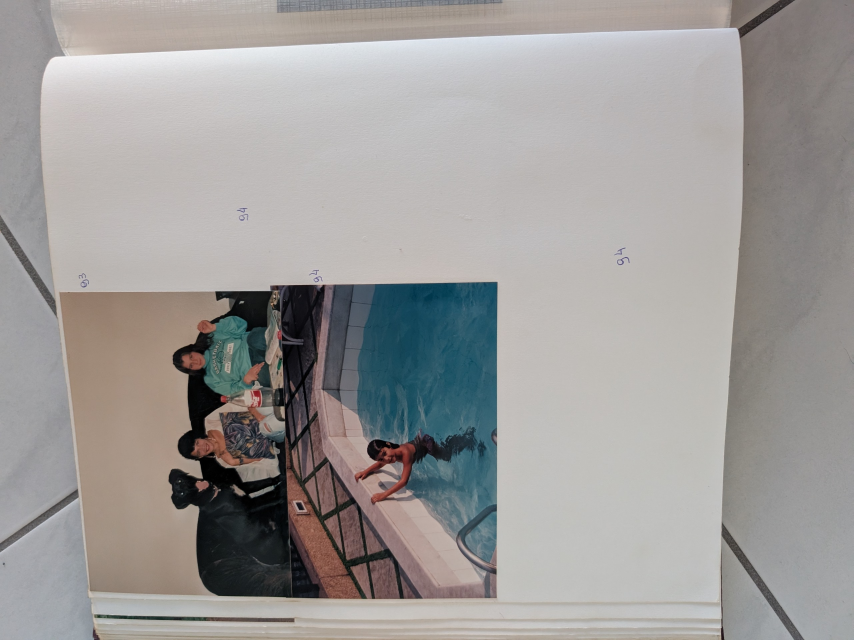
#> input picture data/golden_fixtures/page_03.jpg, 2560 x 1920 px (shown at 1/3 size)
$ python -i orientation.py   (imports and definitions only)
#> lines starting #> are read from the running program, lines starting #| are printed output that depends on the picture
#> further down, picture is the input picture: shape (1920, 2560, 3); mean B, G, R 153.6, 155.3, 157.8
from __future__ import annotations

from functools import lru_cache
from pathlib import Path

import cv2
import numpy as np


_ROTATIONS = (0, 90, 180, 270)


@lru_cache(maxsize=2)
def _cached_orientation_session(model_path: str, modified_ns: int):
    import onnxruntime as ort

    return ort.InferenceSession(model_path, providers=["CPUExecutionProvider"])


@lru_cache(maxsize=4)
def _cached_cascade_classifier(cascade_path: str) -> cv2.CascadeClassifier:
    return cv2.CascadeClassifier(cascade_path)


def rotate_image(image: np.ndarray, angle: int) -> np.ndarray:
    normalized = angle % 360
    if normalized == 0:
        return image
    if normalized == 90:
        return cv2.rotate(image, cv2.ROTATE_90_CLOCKWISE)
    if normalized == 180:
        return cv2.rotate(image, cv2.ROTATE_180)
    if normalized == 270:
        return cv2.rotate(image, cv2.ROTATE_90_COUNTERCLOCKWISE)
    raise ValueError(f"Unsupported right-angle rotation: {angle}")


def _softmax(values: np.ndarray) -> np.ndarray:
    shifted = values.astype(np.float32) - float(np.max(values))
    exp = np.exp(shifted)
    return exp / max(float(np.sum(exp)), 1e-6)


def _onnx_orientation_scores(image: np.ndarray, model_path: Path | None) -> dict[int, float] | None:
    if model_path is None or not model_path.exists():
        return None

    try:
        session = _cached_orientation_session(str(model_path), model_path.stat().st_mtime_ns)
        input_meta = session.get_inputs()[0]
        shape = input_meta.shape
        target_height = int(shape[2] if isinstance(shape[2], int) else 224)
        target_width = int(shape[3] if isinstance(shape[3], int) else 224)
        resized = cv2.resize(image, (target_width, target_height), interpolation=cv2.INTER_AREA)
        tensor = resized[:, :, ::-1].transpose(2, 0, 1).astype(np.float32) / 255.0
        output = np.asarray(session.run(None, {input_meta.name: tensor[np.newaxis, ...]})[0]).reshape(-1)
        if output.size < 4:
            return None
        probabilities = _softmax(output[:4])
        return {angle: float(probabilities[index]) for index, angle in enumerate(_ROTATIONS)}
    except Exception:
        return None


def _cascade_paths() -> list[str]:
    base = getattr(cv2, "data", None)
    if base is None:
        return []
    root = getattr(base, "haarcascades", "")
    return [
        str(Path(root) / "haarcascade_frontalface_default.xml"),
        str(Path(root) / "haarcascade_profileface.xml"),
    ]


def _face_score(image: np.ndarray) -> float:
    height, width = image.shape[:2]
    if height < 48 or width < 48:
        return 0.0

    gray = cv2.cvtColor(image, cv2.COLOR_BGR2GRAY)
    min_size = max(24, min(height, width) // 10)
    score = 0.0
    for cascade_path in _cascade_paths():
        classifier = _cached_cascade_classifier(cascade_path)
        if classifier.empty():
            continue
        faces = classifier.detectMultiScale(
            gray,
            scaleFactor=1.08,
            minNeighbors=5,
            minSize=(min_size, min_size),
        )
        for x, y, w, h in faces:
            area_ratio = (w * h) / max(1, width * height)
            upper_bias = max(0.0, 0.62 - ((y + h / 2) / height))
            score += min(1.0, area_ratio * 18.0) + upper_bias * 0.35
    return float(score)


def _detail_gravity_score(image: np.ndarray) -> float:
    height, width = image.shape[:2]
    if height < 48 or width < 48:
        return 0.0

    scale = min(1.0, 420.0 / max(height, width))
    if scale < 1.0:
        image = cv2.resize(image, (int(width * scale), int(height * scale)), interpolation=cv2.INTER_AREA)
        height, width = image.shape[:2]

    gray = cv2.cvtColor(image, cv2.COLOR_BGR2GRAY)
    gray = cv2.GaussianBlur(gray, (3, 3), 0)
    edges = cv2.Canny(gray, 45, 140).astype(np.float32) / 255.0
    edge_sum = float(edges.sum())
    if edge_sum < max(30.0, width * height * 0.002):
        return 0.0

    y_positions = np.linspace(0.0, 1.0, height, dtype=np.float32)[:, np.newaxis]
    x_positions = np.linspace(-1.0, 1.0, width, dtype=np.float32)[np.newaxis, :]
    top_weight = np.clip(0.72 - y_positions, 0.0, 1.0)
    center_weight = 1.0 - np.clip(np.abs(x_positions), 0.0, 1.0) * 0.35
    bottom_weight = np.clip(y_positions - 0.48, 0.0, 1.0)
    top_detail = float(np.sum(edges * top_weight * center_weight)) / edge_sum
    bottom_detail = float(np.sum(edges * bottom_weight * center_weight)) / edge_sum
    return max(0.0, top_detail - bottom_detail)


def _heuristic_orientation_scores(image: np.ndarray) -> dict[int, dict[str, float]]:
    scores: dict[int, dict[str, float]] = {}
    for angle in _ROTATIONS:
        rotated = rotate_image(image, angle)
        face = _face_score(rotated)
        detail = _detail_gravity_score(rotated)
        scores[angle] = {
            "face": round(face, 4),
            "detail_gravity": round(detail, 4),
            "combined": round(face * 1.8 + detail, 4),
        }
#> this loop made 4 passes
#> (edge_sum in _detail_gravity_score, top_detail in _detail_gravity_score, bottom_detail in _detail_gravity_score, detail) on passes 1 to 4: (5704, 0.106, 0.187, 0), (5689, 0.289, 0.0416, 0.247), (5629, 0.338, 0.0455, 0.292), (5644, 0.118, 0.143, 0)
#> pass 1, in _face_score, `gray = cv2.cvtColor(image, cv2.COLOR_BGR2GRAY)`:
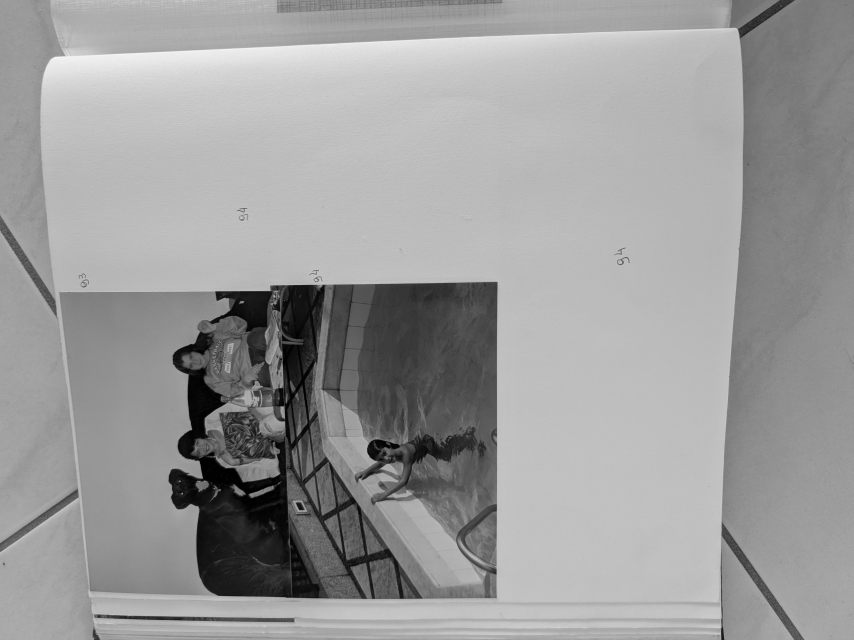
#> gray: shape (1920, 2560) (shown at 1/3 size); min 0, max 254, mean 155.8
#> pass 1, in _detail_gravity_score, `image = cv2.resize(image, (int(width * scale), int(height * scale)), i..`:
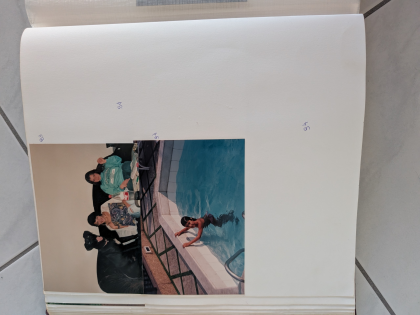
#> image: shape (315, 420, 3); mean of channels 0, 1, 2 153.6, 155.3, 157.8; drawn as B, G, R
#> pass 1, in _detail_gravity_score, `gray = cv2.cvtColor(image, cv2.COLOR_BGR2GRAY)`:
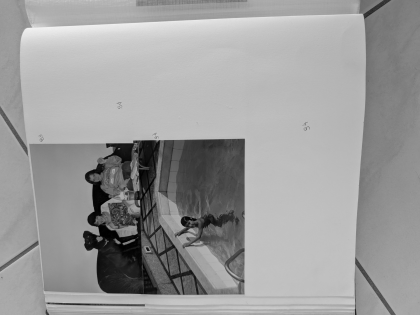
#> gray: shape (315, 420); min 0, max 243, mean 155.8
#> after the loop:
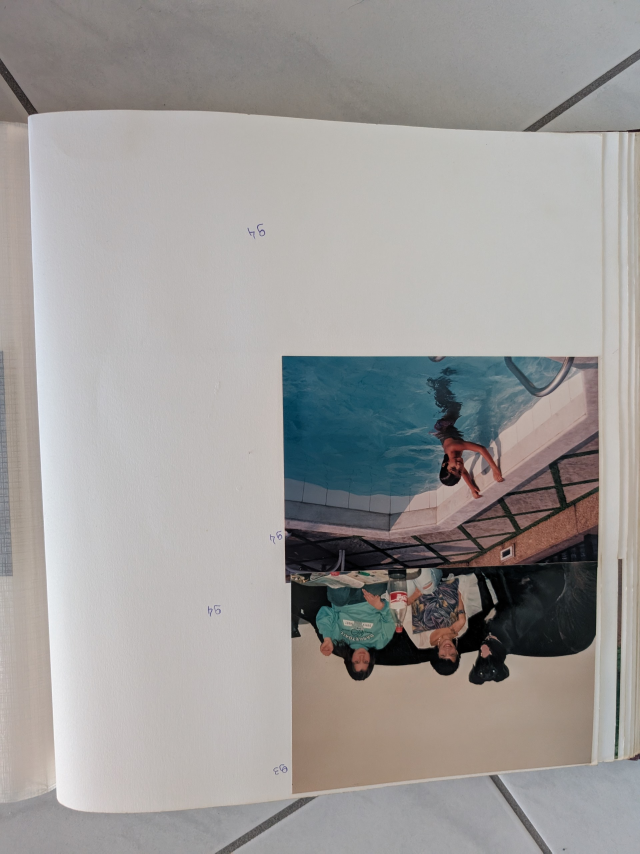
#> rotated: shape (2560, 1920, 3) (shown at 1/3 size); mean B, G, R 153.6, 155.3, 157.8
#> after the loop, scores = 4 items
    return scores


def correct_photo_orientation(
    image: np.ndarray,
    *,
    model_path: Path | None = None,
    min_confidence: float = 0.56,
    min_margin: float = 0.12,
) -> tuple[np.ndarray, dict]:
    model_scores = _onnx_orientation_scores(image, model_path)
    if model_scores is not None:
        ranked = sorted(model_scores.items(), key=lambda item: item[1], reverse=True)
        best_angle, best_score = ranked[0]
        runner_up = ranked[1][1] if len(ranked) > 1 else 0.0
        if best_angle and best_score >= min_confidence and best_score - runner_up >= min_margin:
            return rotate_image(image, best_angle), {
                "rotation_degrees": best_angle,
                "method": "onnx_orientation",
                "confidence": round(best_score, 4),
                "scores": {str(angle): round(score, 4) for angle, score in model_scores.items()},
            }
        return image, {
            "rotation_degrees": 0,
            "method": "onnx_orientation",
            "confidence": round(best_score, 4),
            "reason": "low_confidence_or_margin",
            "scores": {str(angle): round(score, 4) for angle, score in model_scores.items()},
        }

    heuristic_scores = _heuristic_orientation_scores(image)
#> heuristic_scores = 4 items
    ranked = sorted(heuristic_scores.items(), key=lambda item: item[1]["combined"], reverse=True)
#> ranked = 4 items
    best_angle, best_parts = ranked[0]
#> best_angle = 180; best_parts = {'face': 0, 'detail_gravity': 0.292, 'combined': 0.292}
    runner_up = ranked[1][1]["combined"] if len(ranked) > 1 else 0.0
#> runner_up = 0.247
    best_score = best_parts["combined"]
#> best_score = 0.292
    face_present = max(parts["face"] for parts in heuristic_scores.values()) > 0.0
#> face_present = False
    required_margin = 0.04 if face_present else 0.06
#> required_margin = 0.06
    required_score = 0.05 if face_present else 0.12
#> required_score = 0.12
    metadata = {
        "rotation_degrees": 0,
        "method": "heuristic_face_detail",
        "confidence": round(best_score, 4),
        "scores": {str(angle): parts for angle, parts in heuristic_scores.items()},
    }
    if best_angle and best_score >= required_score and best_score - runner_up >= required_margin:
        metadata["rotation_degrees"] = best_angle
        return rotate_image(image, best_angle), metadata
    metadata["reason"] = "low_confidence_or_margin"
    return image, metadata

>>> import cv2
>>> picture = cv2.imread('../../../data/golden_fixtures/page_03.jpg')
>>> result = correct_photo_orientation(picture)

$ run again, on data/golden_fixtures/page_12.jpg
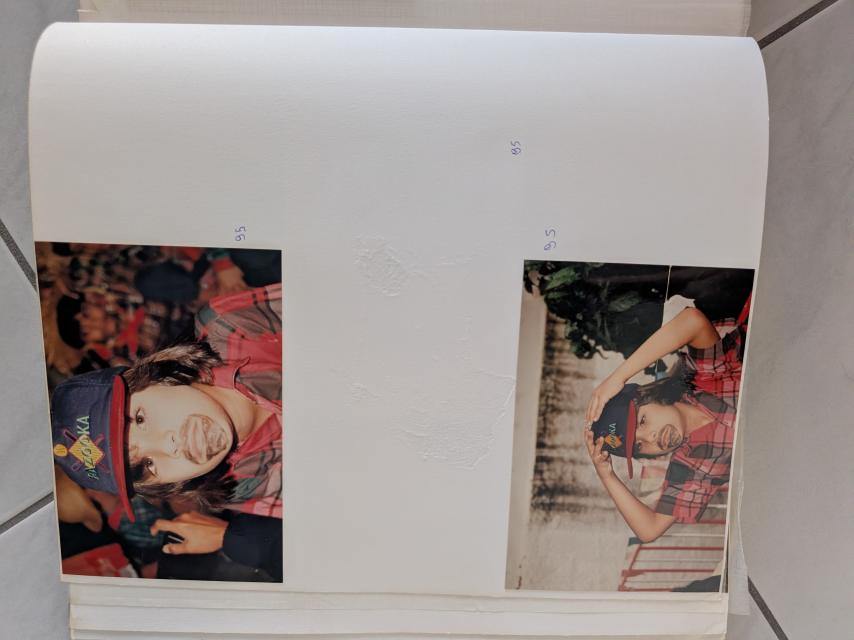
#> input picture data/golden_fixtures/page_12.jpg, 2560 x 1920 px (shown at 1/3 size)
#> picture is the input picture: shape (1920, 2560, 3); mean B, G, R 143.7, 146.9, 157.4
#> the loop in _heuristic_orientation_scores, `for angle in _ROTATIONS:` made 4 passes
#> (face, edge_sum in _detail_gravity_score, top_detail in _detail_gravity_score, bottom_detail in _detail_gravity_score, detail) on passes 1 to 4: (0.534, 8398, 0.118, 0.131, 0), (0.35, 8411, 0.248, 0.115, 0.134), (0.29, 8389, 0.273, 0.0398, 0.233), (0, 8376, 0.202, 0.15, 0.0523)
#> pass 1, in _detail_gravity_score, `gray = cv2.cvtColor(image, cv2.COLOR_BGR2GRAY)`:
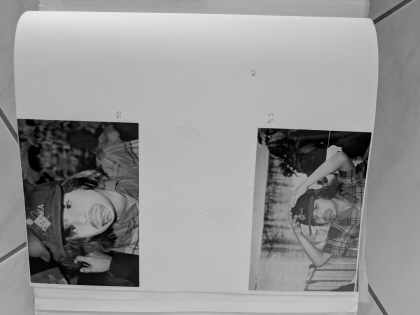
#> gray: shape (315, 420); min 0, max 234, mean 149.7
#> after the loop in _heuristic_orientation_scores, `for angle in _ROTATIONS:`:
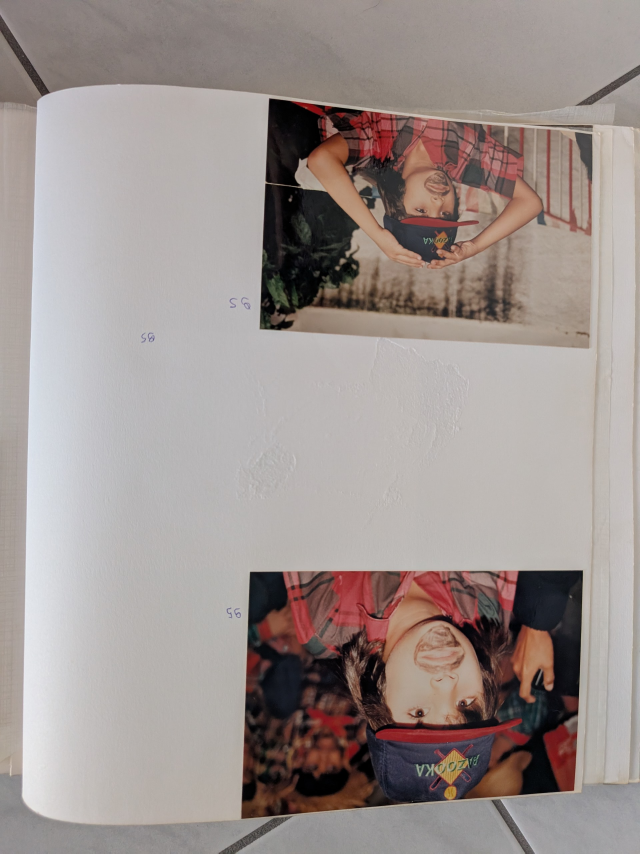
#> rotated: shape (2560, 1920, 3) (shown at 1/3 size); mean B, G, R 143.7, 146.9, 157.4
#> after the loop in _heuristic_orientation_scores, `for angle in _ROTATIONS:`: scores = 4 items
#> best_angle = 0; best_parts = {'face': 0.534, 'detail_gravity': 0, 'combined': 0.962}
#> runner_up = 0.764
#> best_score = 0.962
#> face_present = True
#> required_margin = 0.04
#> required_score = 0.05

$ run again, on data/golden_fixtures/page_19.jpg
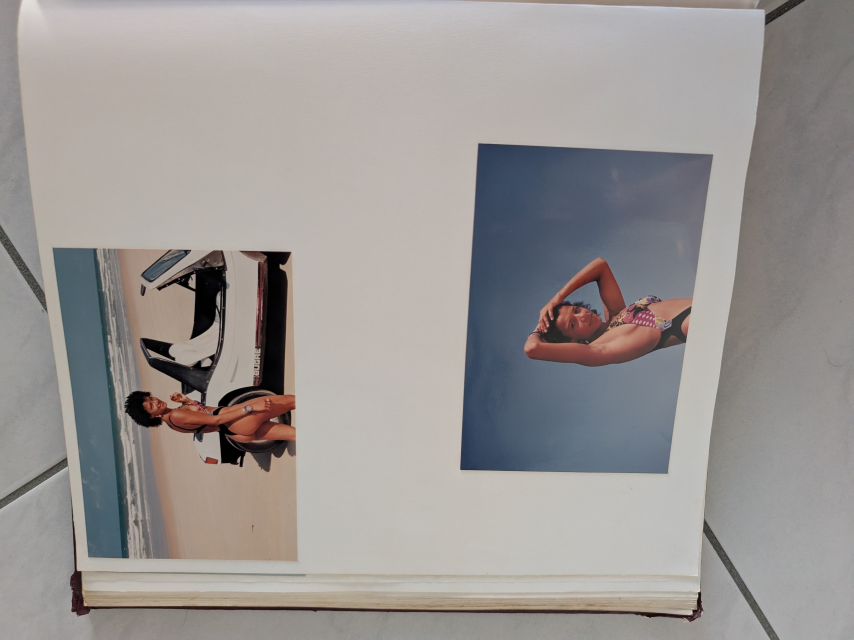
#> input picture data/golden_fixtures/page_19.jpg, 2560 x 1920 px (shown at 1/3 size)
#> picture is the input picture: shape (1920, 2560, 3); mean B, G, R 148.5, 150.5, 154.6
#> the loop in _heuristic_orientation_scores, `for angle in _ROTATIONS:` made 4 passes
#> (face, edge_sum in _detail_gravity_score, top_detail in _detail_gravity_score, bottom_detail in _detail_gravity_score, detail) on passes 1 to 4: (0, 5355, 0.137, 0.133, 0.00367), (0, 5348, 0.283, 0.0861, 0.197), (1.03, 5390, 0.27, 0.0483, 0.222), (0, 5397, 0.16, 0.168, 0)
#> after the loop in _heuristic_orientation_scores, `for angle in _ROTATIONS:`:
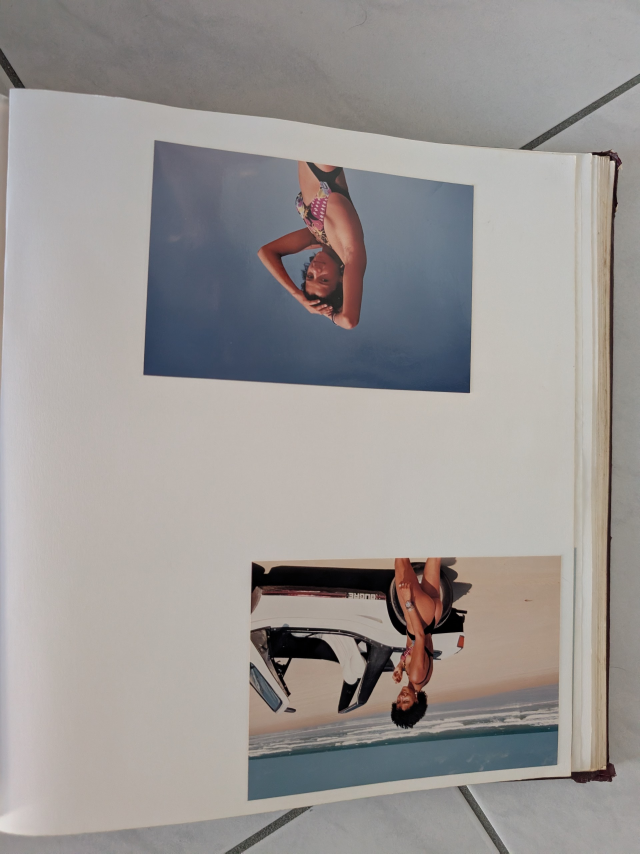
#> rotated: shape (2560, 1920, 3) (shown at 1/3 size); mean B, G, R 148.5, 150.5, 154.6
#> after the loop in _heuristic_orientation_scores, `for angle in _ROTATIONS:`: scores = 4 items
#> best_angle = 180; best_parts = {'face': 1.03, 'detail_gravity': 0.222, 'combined': 2.08}
#> runner_up = 0.197
#> best_score = 2.08
#> face_present = True
#> required_margin = 0.04
#> required_score = 0.05
#> normalized = 180
#> in rotate_image (call 5), `return cv2.rotate(image, cv2.ROTATE_180)`:
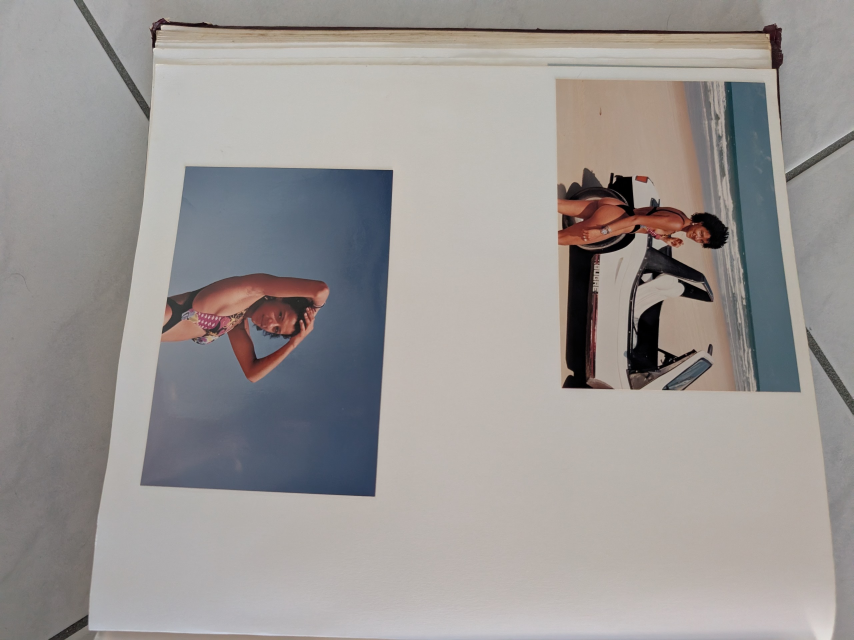
#> returned value: shape (1920, 2560, 3) (shown at 1/3 size); mean of channels 0, 1, 2 148.5, 150.5, 154.6; drawn as B, G, R

$ run again, on data/golden_fixtures/page_22.jpg
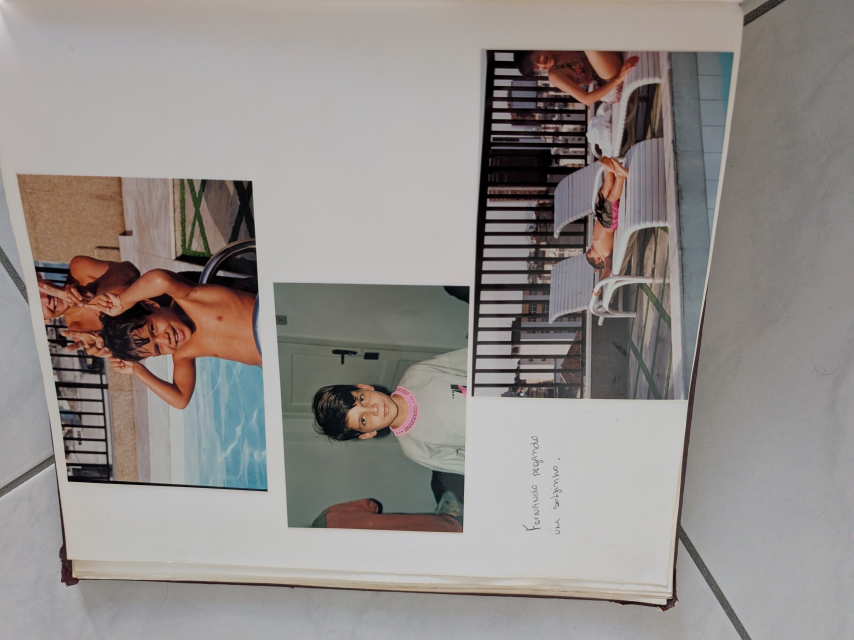
#> input picture data/golden_fixtures/page_22.jpg, 2560 x 1920 px (shown at 1/3 size)
#> picture is the input picture: shape (1920, 2560, 3); mean B, G, R 138.3, 141.4, 147.1
#> the loop in _heuristic_orientation_scores, `for angle in _ROTATIONS:` made 4 passes
#> (edge_sum in _detail_gravity_score, top_detail in _detail_gravity_score, bottom_detail in _detail_gravity_score, detail) on passes 1 to 4: (10243, 0.211, 0.0805, 0.13), (10240, 0.224, 0.0998, 0.124), (10258, 0.194, 0.0894, 0.105), (10262, 0.21, 0.117, 0.0931)
#> pass 1, in _detail_gravity_score, `gray = cv2.cvtColor(image, cv2.COLOR_BGR2GRAY)`:
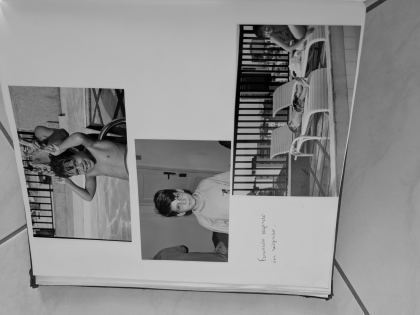
#> gray: shape (315, 420); min 0, max 214, mean 142.8
#> after the loop in _heuristic_orientation_scores, `for angle in _ROTATIONS:`:
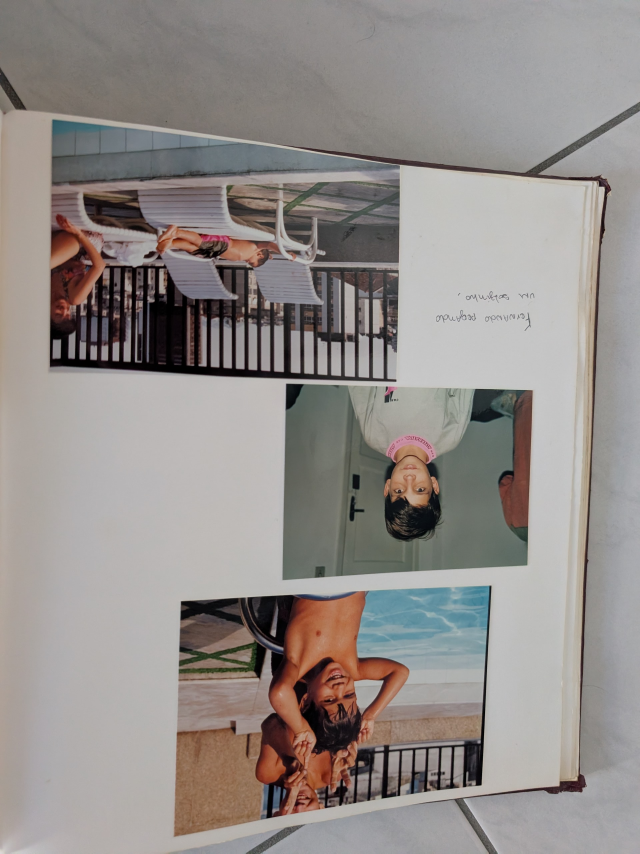
#> rotated: shape (2560, 1920, 3) (shown at 1/3 size); mean B, G, R 138.3, 141.4, 147.1
#> after the loop in _heuristic_orientation_scores, `for angle in _ROTATIONS:`: scores = 4 items
#> best_angle = 0; best_parts = {'face': 0, 'detail_gravity': 0.13, 'combined': 0.13}
#> runner_up = 0.124
#> best_score = 0.13
#> face_present = False
#> required_margin = 0.06
#> required_score = 0.12
